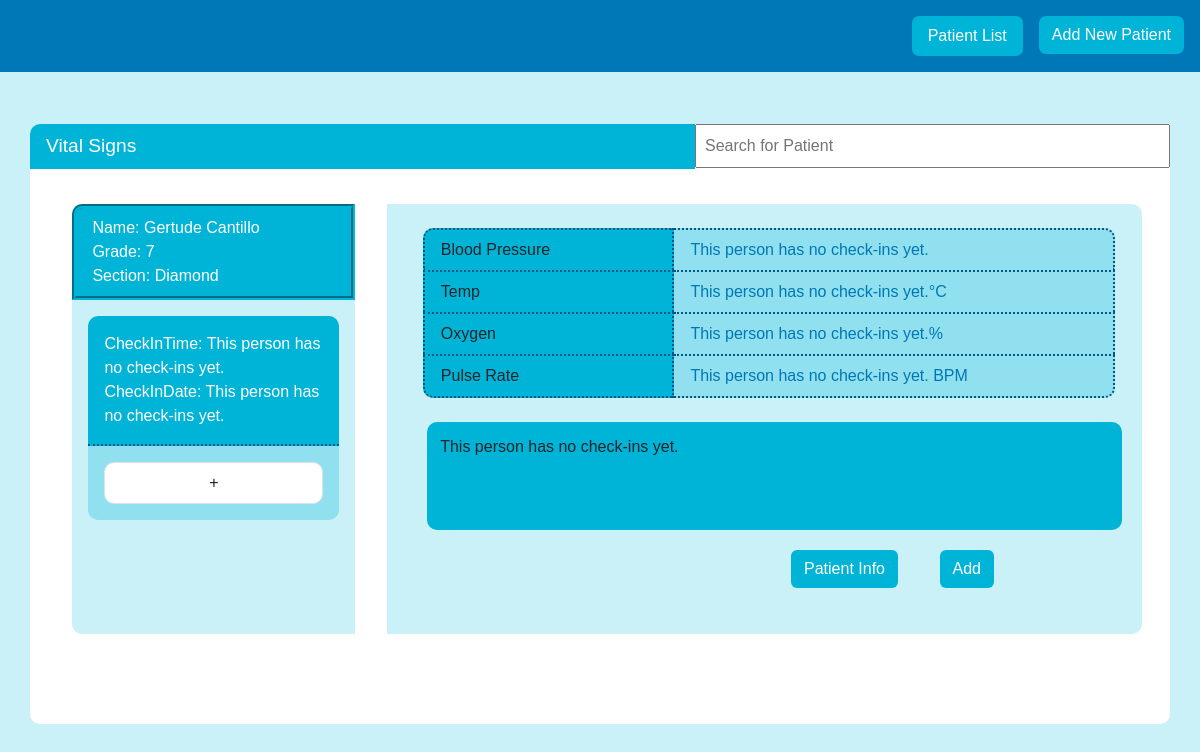
Page /VitalSigns/vitalsigns.php?patientID=1 on the committed database.
### tables this page shows
CREATE TABLE `patientinfo` (
  `Patient_ID` int(11) NOT NULL,
  `IDNo` text NOT NULL,
  `Occupation` int(11) NOT NULL,
  `StudentGrade` int(11) DEFAULT 0,
  `StudentSection` int(11) DEFAULT 0,
  `FacultyUnit` int(11) DEFAULT 0,
  `Name` text NOT NULL,
  `ContactNo` text NOT NULL,
  `EmergencyContactName` text NOT NULL,
  `EmergencyContactNo1` text NOT NULL,
  `EmergencyContactNo2` text NOT NULL
);

CREATE TABLE `studentsections` (
  `Section_ID` int(11) NOT NULL,
  `Occupation_ID` int(11) NOT NULL,
  `Grade_ID` int(11) NOT NULL,
  `Section` text NOT NULL
);

CREATE TABLE `studentgrades` (
  `Grade_ID` int(11) NOT NULL,
  `Occupation_ID` int(11) NOT NULL,
  `Grade` text NOT NULL
);

### database/database.php (called while the page is built, shortened)
<?php
    $servername = "127.0.0.1";
    $db_name = "patientdb";
    $dsn = "mysql:host={$servername};dbname={$db_name}";
	$username = "root";
	$password = "";
    global $conn;
    try {
        $conn = new PDO($dsn, $username, $password);
        $conn->setAttribute(PDO::ATTR_ERRMODE, PDO::ERRMODE_EXCEPTION);
        return $conn;
    }
    catch(PDOException $e) {
    echo "Connection failed: " . $e->getMessage();
    }
    function selectQuery($stmt){
        global $conn;
        $stmt = $conn->query($stmt);
        $rows = $stmt->fetchAll(PDO::FETCH_ASSOC);
        return $rows;
    }
    function GetRow($query,$params = []){
        global $conn;
        try{
            $stmt = $conn->prepare($query);
            $stmt->execute($params);
            return $stmt->fetch();
        }catch(PDOException $e){
            throw new Exception($e->getMessage());
        }
    }
    function GetRows($query,$params = []){
        global $conn;
        try{
            $stmt = $conn->prepare($query);
            $stmt->execute($params);
            return $stmt->fetchAll();
        }catch(PDOException $e){
            throw new Exception($e->getMessage());
        }
    }
?>

### VitalSigns/vitalsigns.php (the view, shortened to what this page needs)
<?php
require_once('..\database\database.php');
if(isset($_GET['patientID'])){
  $patientID = $_GET['patientID'];
  $patient = selectQuery("SELECT * FROM vitalsigns WHERE Patient_ID=".$patientID." ORDER BY VitalSigns_ID DESC");
} else {
  $patient = selectQuery("SELECT * FROM vitalsigns ORDER BY VitalSigns_ID DESC LIMIT 1");
  $patientID = $patient[0]['Patient_ID'];
}
$patientInfo = GetRow("SELECT * FROM patientinfo WHERE Patient_ID = ".$patientID);
if ($patientInfo['Occupation'] == 1){
  $patientOccupDeets = GetRow("SELECT occupations.Occupation, Grade, Section FROM patientinfo
  INNER JOIN occupations ON patientinfo.Occupation = occupations.Occupation_ID
  INNER JOIN studentgrades ON patientinfo.StudentGrade = studentgrades.Grade_ID
  INNER JOIN studentsections ON patientinfo.StudentSection = studentsections.Section_ID
  WHERE patientinfo.Patient_ID = ".$patientID);
}
$CheckIns = GetRows("SELECT * FROM checkins
INNER JOIN vitalsigns ON checkins.CheckIn_ID = vitalsigns.VitalSigns_ID
WHERE checkins.Patient_ID=".$patientID."
ORDER BY checkins.CheckIn_ID DESC");
$CheckInsNo = count($CheckIns);
if(isset($_GET['recentCheckIn'])){
  $CheckInID = $_GET['recentCheckIn'];
} elseif(isset($_GET['checkIn'])) {
  $CheckInID = $_GET['checkIn'];
} elseif($CheckInsNo!=0) {
  $CheckInID = $patient[0]['CheckIn_ID'];
} else {
  $CheckInID = null;
}
if ($CheckInID != null){
  $displayedCheckIn = GetRow("SELECT
  CheckInTime,
  CheckInDate,
  vitalsigns.*
  FROM vitalsigns INNER JOIN checkins ON
  vitalsigns.VitalSigns_ID = checkins.CheckIn_ID
  WHERE vitalsigns.Patient_ID=".$patientID." AND vitalsigns.CheckIn_ID=".$CheckInID."");
  $displayedVitals = GetRow("SELECT * FROM vitalsigns
  WHERE CheckIn_ID = ".$displayedCheckIn['CheckIn_ID']." AND
  Patient_ID = ".$patientID."");
} else {
  $displayedCheckIn = [
    'CheckInTime' => 'This person has no check-ins yet.',
    'CheckInDate' => 'This person has no check-ins yet.'
  ];
  $displayedVitals = [
    'BloodPressure' => 'This person has no check-ins yet.',
    'Temperature' => 'This person has no check-ins yet.',
    'OxygenSaturation' => 'This person has no check-ins yet.',
    'PulseRate' => 'This person has no check-ins yet.',
    'DocsNote' => 'This person has no check-ins yet.'
  ];
}
?>
<html>
  <head>
    <link rel="stylesheet" href="	https://cdn.jsdelivr.net/npm/bootstrap@5.3.0-alpha3/dist/css/bootstrap.min.css">
    <link rel="stylesheet" href="../CSS_JS/CSSOverwrite.css">
  </head>
  <body>
    <nav class="h-auto p-3">
      <ul class="nav justify-content-end">
        <li class="nav-item">
          <a id="patientListBtn" class="nav-link" href="../index/index.php">Patient List</a>
        </li>
        <li class="nav-item">
          <a id="newPatientBtn" class="btn" role="button" href="../PatientInfo/AddPatientInfo.php">Add New Patient</a>
        </li>
      </ul>
    </nav>
    <div id="genContTitleBar" class="z-1 container w-90 h-75 position-absolute top-50 start-50 translate-middle my-4 p-0">
      <div class="container row">
        <div id="titlebar" class="container col-sm-7 position-absolute start-0">
          Vital Signs
        </div>
        <div>
          <?php $patients = selectQuery("SELECT Name, Patient_ID, IDNo FROM patientinfo ORDER BY Name");?>
          <input id="searchbar" type="text" placeholder="Search for Patient" class="z-3 container p-2 col-sm-5 position-absolute end-0" onkeyup='search_patient(<?php echo json_encode($patients);?>)'>
        </div>
      </div>
      <div id="genContSubCont" class="z-1 container row h-75 pt-3 p-1">
        <div class="container col-3 p-0 leftCont">
          <div id="patientDeetsVS" class="container px-3 py-2">
            <?php
              echo "Name: ".$patientInfo['Name'];
              echo "<br>";
              if ($patientInfo['Occupation'] == 1){
                echo "Grade: ".$patientOccupDeets['Grade'];
                echo "<br>";
                echo "Section: ".$patientOccupDeets['Section'];
              } else {
                echo "Unit: ";
              }
            ?>
          </div>
          <div class="container p-3 h-60">
            <div class="d-grid">
              <div id="checkInDeets" class="container p-3">
                <div>CheckInTime: <?php echo $displayedCheckIn['CheckInTime']; ?></div>
                <div>CheckInDate: <?php echo $displayedCheckIn['CheckInDate']; ?></div>
              </div>
              <div id="checkInList" class="container p-3 list-group">
                <a id="checkInListBtns" class="btn list-group-item" role="button"
                  href="AddVitalSigns.php?patientID=<?php echo $patientID;?>&checkInsNo=<?php echo $CheckInsNo;?>">
                  +
                </a>
              </div>
            </div>
          </div>
        </div>
        <div class="container col-8 p-0 rightCont">
          <div class="container row row-cols-2 ms-1 me-2 my-4 p-0">
            <div class="container px-3 py-2 col-sm-4 me-0" id="RowNameTopLeft">
              Blood Pressure
            </div>
            <div class="container px-3 py-2 col-sm-7 ms-0" id="RowDataTopRight">
              <?php if($displayedVitals['BloodPressure']!=NULL){echo $displayedVitals['BloodPressure'];}?>
            </div>
            <div class="container px-3 py-2 col-sm-4 me-0" id="RowName">
              Temp
            </div>
            <div class="container px-3 py-2 col-sm-7 ms-0" id="RowData">
              <?php if($displayedVitals['Temperature']!=NULL){echo $displayedVitals['Temperature']."°C";}?>
            </div>
            <div class="container px-3 py-2 col-sm-4 me-0" id="RowName">
              Oxygen
            </div>
            <div class="container px-3 py-2 col-sm-7 ms-0" id="RowData">
              <?php if($displayedVitals['OxygenSaturation']!=NULL){echo $displayedVitals['OxygenSaturation']."%";}?>
            </div>
            <div class="container px-3 py-2 col-sm-4 me-0" id="RowNameBottomLeft">
              Pulse Rate
            </div>
            <div class="container px-3 py-2 col-sm-7 ms-0" id="RowDataBottomRight">
              <?php if($displayedVitals['PulseRate']){echo $displayedVitals['PulseRate']." BPM";}?>
            </div>
          </div>
          <div id="docsNote" class="container h-25">
            <?php echo $displayedVitals['DocsNote'];?>
          </div>
          <div class="container" id="buttonGroupVS">
            <a class="btn buttonGroup" id="pgButtons1"
              href="../PatientInfo/patientinfo.php?patientID=<?php echo $patientID;?>"
              role="button">Patient Info
            </a>
            <a class="btn buttonGroup" id="pgButtons2"
              <?php
                if ($CheckInID != null){
                  echo ' href="EditVitalSigns.php?patientID='.$patientID.'&checkIn='.$CheckInID.'" ';
                } else {
                  echo ' href="AddVitalSigns.php?patientID='.$patientID.'" ';
                }
                echo 'role="button">';
                if ($CheckInID != null){
                  echo 'Update';
                } else {
                  echo 'Add';
                }
              ?>
            </a>
          </div>
        </div>
      </div>
    </div>
  </body>
</html>

### CSS_JS/CSSOverwrite.css (style rules this page uses)
body { background-color: #CAF0F8; font-family: Verdana, Geneva, Tahoma, sans-serif; }
nav { background-color: #0077B6; }
#newPatientBtn { background-color: #00b4d8; border-radius: 7px; color: white; }
#patientListBtn { background-color: #00b4d8; border-radius: 7px; color: white; margin-right: 1rem; }
#genContTitleBar { background-color: #ffffff; border-radius: 10px; }
#genContSubCont { margin-left: 1rem; margin-top: 4rem; }
#titlebar { background-color: #00B4D8; color: #ffffff; border-top-left-radius: 10px; font-size: larger; padding: 0.5rem; padding-left: 1rem; }
.leftCont { background-color:#CAF0F8; border-top-left-radius: 10px; border-bottom-left-radius: 10px; margin-left: 1.4rem; margin-right: 2rem; color: #0077B6; }
.rightCont { background-color:#CAF0F8; border-top-right-radius: 10px; border-bottom-right-radius: 10px; margin-left: 0rem; }
#patientDeetsVS { background-color: #00B4D8; color: white; border:#00B4D8 groove 4px; border-top-left-radius: 10px; }
#checkInDeets { background-color: #00B4D8; color: white; border-top-left-radius: 10px; border-top-right-radius: 10px; border-bottom: #015684 dotted 2px; }
#checkInList { background-color: #90e0ef; border-radius: 0px; border-bottom-left-radius: 10px; border-bottom-right-radius: 10px; }
#checkInListBtns { border-radius: 10px; }
#RowName { background-color:#00b4d8; border-top: dotted 2px #015684; border-left: dotted 2px #015684; border-right: dotted 2px #015684; }
#RowData { background-color:#90e0ef; color: #0077B6; border-top: dotted 2px #015684; border-right: dotted 2px #015684; }
#RowNameTopLeft { background-color: #00B4D8; border-top-left-radius: 10px; border-top: dotted 2px #015684; border-left: dotted 2px #015684; border-right: dotted 2px #015684; }
#RowDataTopRight { background-color: #90e0ef; border-top-right-radius: 10px; color: #0077B6; border-top: dotted 2px #015684; border-right: dotted 2px #015684; }
#RowNameBottomLeft { background-color: #00B4D8; border-bottom-left-radius: 10px; border: dotted 2px #015684; }
#RowDataBottomRight { background-color: #90e0ef; border-bottom-right-radius: 10px; color: #0077B6; border-top: dotted 2px #015684; border-right: dotted 2px #015684; border-bottom: dotted 2px #015684; }
#buttonGroupVS { margin-top: 1.3rem; }
.buttonGroup { background-color: #00b4d8; color: white; }
#pgButtons1 { position: absolute; right: 17rem; }
#pgButtons2 { position: absolute; right: 11rem; }
#docsNote { background-color:#00B4D8; padding: 0.8rem; margin-left: 2.5rem; width: 92%; border-radius: 10px; }

### rows in the picture
patientinfo: Name "Gertude Cantillo"
studentsections: Grade_ID.Grade "7", Section "Diamond"

### other values in the picture
$displayedCheckIn['CheckInTime'] "This person has no check-ins yet."
$displayedCheckIn['CheckInDate'] "This person has no check-ins yet."
$displayedVitals['BloodPressure'] "This person has no check-ins yet."
$displayedVitals['Temperature'] "This person has no check-ins yet."
$displayedVitals['OxygenSaturation'] "This person has no check-ins yet."
$displayedVitals['PulseRate'] "This person has no check-ins yet."
$displayedVitals['DocsNote'] "This person has no check-ins yet."
